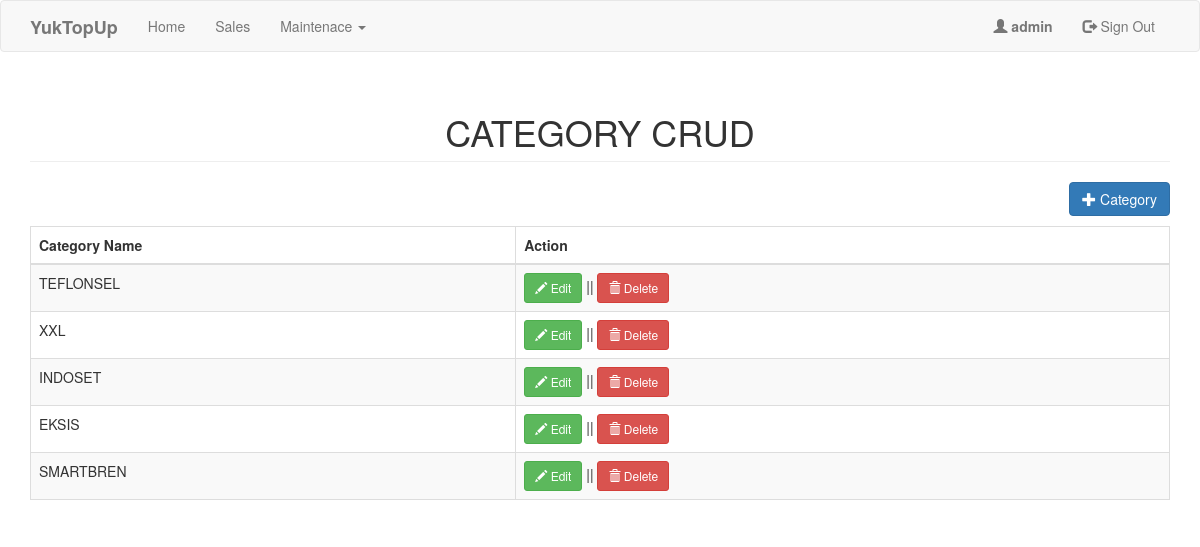
Page /category.php (signed in) on the committed database.
### tables this page shows
CREATE TABLE `category` (
  `categoryid` int(11) NOT NULL,
  `catname` varchar(30) NOT NULL
);

### category.php (the view, shortened to what this page needs)
<?php include('config.php');
?>
<!DOCTYPE html>
<html>
<head>
	<link rel="stylesheet" href="https://maxcdn.bootstrapcdn.com/bootstrap/3.3.7/css/bootstrap.min.css">
</head>
<body>
<nav class="navbar navbar-default">
  <div class="container">
    <div class="navbar-header">
      <a class="navbar-brand" href="admin.php"><b>YukTopUp</b></a>
    </div>
    <div class="collapse navbar-collapse" id="bs-example-navbar-collapse-1">
      <ul class="nav navbar-nav">
	  	<li><a href="admin.php">Home</a></li>
        <li><a href="sales.php">Sales</a></li>
        <li>
          <a href="#" class="dropdown-toggle" data-toggle="dropdown" role="button" aria-haspopup="true" aria-expanded="false">Maintenace <span class="caret"></span></a>
        </li>
      </ul>
      <ul class="nav navbar-nav navbar-right">
      <li><a href="#"><span class="glyphicon glyphicon-user"></span>     <strong><?php echo $_SESSION['username_admin'];?></strong></a></li>
      <li><a href="logout_admin.php"><span class="glyphicon glyphicon-log-out"></span>     Sign Out</a></li>
      </ul>
    </div>
  </div>
</nav>
<div class="container">
	<h1 class="page-header text-center">CATEGORY CRUD</h1>
	<div class="row">
		<div class="col-md-12">
			<a href="#addcategory" data-toggle="modal" class="pull-right btn btn-primary"><span class="glyphicon glyphicon-plus"></span> Category</a>
		</div>
	</div>
	<div style="margin-top:10px;">
		<table class="table table-striped table-bordered">
			<thead>
				<th>Category Name</th>
				<th>Action</th>
			</thead>
			<tbody>
				<?php
					$sql="select * from category order by categoryid asc";
					$query=$conn->query($sql);
					while($row=$query->fetch_array()){
						?>
						<tr>
							<td><?php echo $row['catname']; ?></td>
							<td>
								<a href="#editcategory<?php echo $row['categoryid']; ?>" data-toggle="modal" class="btn btn-success btn-sm"><span class="glyphicon glyphicon-pencil"></span> Edit</a> || <a href="#deletecategory<?php echo $row['categoryid']; ?>" data-toggle="modal" class="btn btn-danger btn-sm"><span class="glyphicon glyphicon-trash"></span> Delete</a>
							</td>
						</tr>
						<?php
					}
				?>
			</tbody>
		</table>
	</div>
</div>
</body>
</html>

### rows in the picture
category: catname "TEFLONSEL"
category: catname "XXL"
category: catname "INDOSET"
category: catname "EKSIS"
category: catname "SMARTBREN"

### other values in the picture
$_SESSION['username_admin'] "admin"
